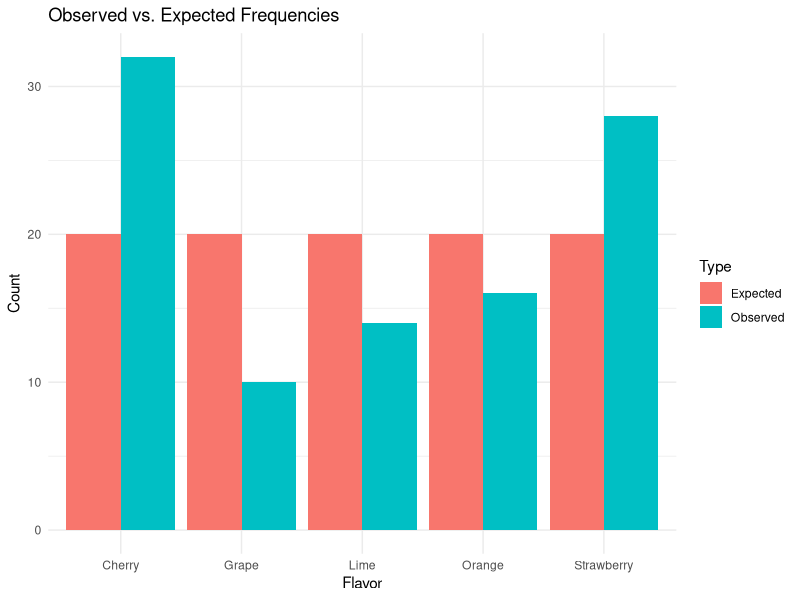

Source code (R):
## ---- chunk 1
library(tidyverse)
library(ggplot2)
## ---- chunk 2
observed <- c(32, 28, 16, 14, 10)
expected <- c(20, 20, 20, 20, 20)

chi2 <- sum((observed - expected)^2 / expected)
df   <- length(observed) - 1
cv   <- qchisq(0.95, df)
p_val <- pchisq(chi2, df, lower.tail = FALSE)

cat("chi-square =", round(chi2, 4), "\n")
cat("Critical value =", round(cv, 3), "\n")
cat("P-value =", round(p_val, 6), "\n")
cat("Decision:", ifelse(chi2 > cv, "Reject H0", "Do not reject H0"), "\n")
## ---- chunk 3
# Visualize
df_plot <- data.frame(
  Flavor = c("Cherry","Strawberry","Orange","Lime","Grape"),
  Observed = observed, Expected = expected)
df_long <- pivot_longer(df_plot, -Flavor, names_to = "Type", values_to = "Count")
ggplot(df_long, aes(x = Flavor, y = Count, fill = Type)) +
  geom_bar(stat = "identity", position = "dodge") +
  theme_minimal() + labs(title = "Observed vs. Expected Frequencies")
## ---- chunk 4
observed <- c(122, 85, 76, 17)
props    <- c(0.38, 0.32, 0.23, 0.07)
expected <- props * 300

chi2  <- sum((observed - expected)^2 / expected)
df    <- length(observed) - 1
cv    <- qchisq(0.90, df)
p_val <- pchisq(chi2, df, lower.tail = FALSE)

cat("Expected:", expected, "\n")
cat("chi-square =", round(chi2, 4), "\n")
cat("Critical value =", round(cv, 3), "\n")
cat("P-value =", round(p_val, 4), "\n")
cat("Decision:", ifelse(chi2 > cv, "Reject H0", "Do not reject H0"), "\n")
## ---- chunk 5
observed <- c(68, 27, 5)
expected <- c(74, 16, 10)

chi2  <- sum((observed - expected)^2 / expected)
df    <- length(observed) - 1
cv    <- qchisq(0.90, df)
p_val <- pchisq(chi2, df, lower.tail = FALSE)

cat("chi-square =", round(chi2, 4), "\n")
cat("Critical value =", round(cv, 3), "\n")
cat("P-value =", round(p_val, 4), "\n")
cat("Decision:", ifelse(chi2 > cv, "Reject H0", "Do not reject H0"), "\n")
## ---- chunk 6
f   <- c(24, 62, 72, 26, 12, 4)
mid <- c(97, 112, 127, 142, 157, 172)
n   <- sum(f)
xbar <- sum(f * mid) / n
s <- sqrt((n * sum(f * mid^2) - sum(f * mid)^2) / (n * (n - 1)))
bounds <- c(89.5, 104.5, 119.5, 134.5, 149.5, 164.5, 179.5)
p <- pnorm((bounds - xbar) / s)
areas <- c(p[2], diff(p)[2:5], 1 - p[6])   # open tails
E <- areas * n
O <- c(24, 62, 72, 26, 12 + 4)             # combine last two classes (E < 5)
E <- c(E[1:4], E[5] + E[6])
chi2 <- sum((O - E)^2 / E)
cat("mean =", round(xbar, 1), "  s =", round(s, 2), "\n")
cat("chi-square =", round(chi2, 3), "  CV =", round(qchisq(0.95, 2), 3), "\n")
## ---- chunk 7
M <- matrix(c(41, 27, 51,
              36,  3, 40,
             169, 106, 109),
            nrow = 3, byrow = TRUE,
            dimnames = list(c("A","B","C"),
                            c("Surgical","Pneumonia","Bloodstream")))

result <- chisq.test(M)
cat("chi-square =", round(result$statistic, 4), "\n")
cat("d.f. =", result$parameter, "\n")
cat("P-value =", round(result$p.value, 6), "\n")
cat("Decision:", ifelse(result$p.value < 0.05, "Reject H0", "Do not reject H0"), "\n")

cat("\nExpected frequencies:\n")
round(result$expected, 2)
## ---- chunk 8
M2 <- matrix(c(10, 9, 8,
               13, 16, 12),
             nrow = 2, byrow = TRUE,
             dimnames = list(c("Male","Female"),
                             c("Low","Moderate","High")))

result2 <- chisq.test(M2)
cat("chi-square =", round(result2$statistic, 4), "\n")
cat("d.f. =", result2$parameter, "\n")
cat("P-value =", round(result2$p.value, 4), "\n")
cat("Decision:", ifelse(result2$p.value < 0.10, "Reject H0", "Do not reject H0"), "\n")

cat("\nExpected frequencies:\n")
round(result2$expected, 2)
## ---- chunk 9
M3 <- matrix(c(24, 33, 38, 49,
               76, 67, 62, 51),
             nrow = 2, byrow = TRUE,
             dimnames = list(c("Yes","No"),
                             c("<30K","30-74.9K","75-99.9K",">=100K")))

result3 <- chisq.test(M3)
cat("chi-square =", round(result3$statistic, 4), "\n")
cat("d.f. =", result3$parameter, "\n")
cat("P-value =", round(result3$p.value, 6), "\n")
cat("Decision:", ifelse(result3$p.value < 0.05, "Reject H0", "Do not reject H0"), "\n")

cat("\nExpected frequencies:\n")
round(result3$expected, 2)
